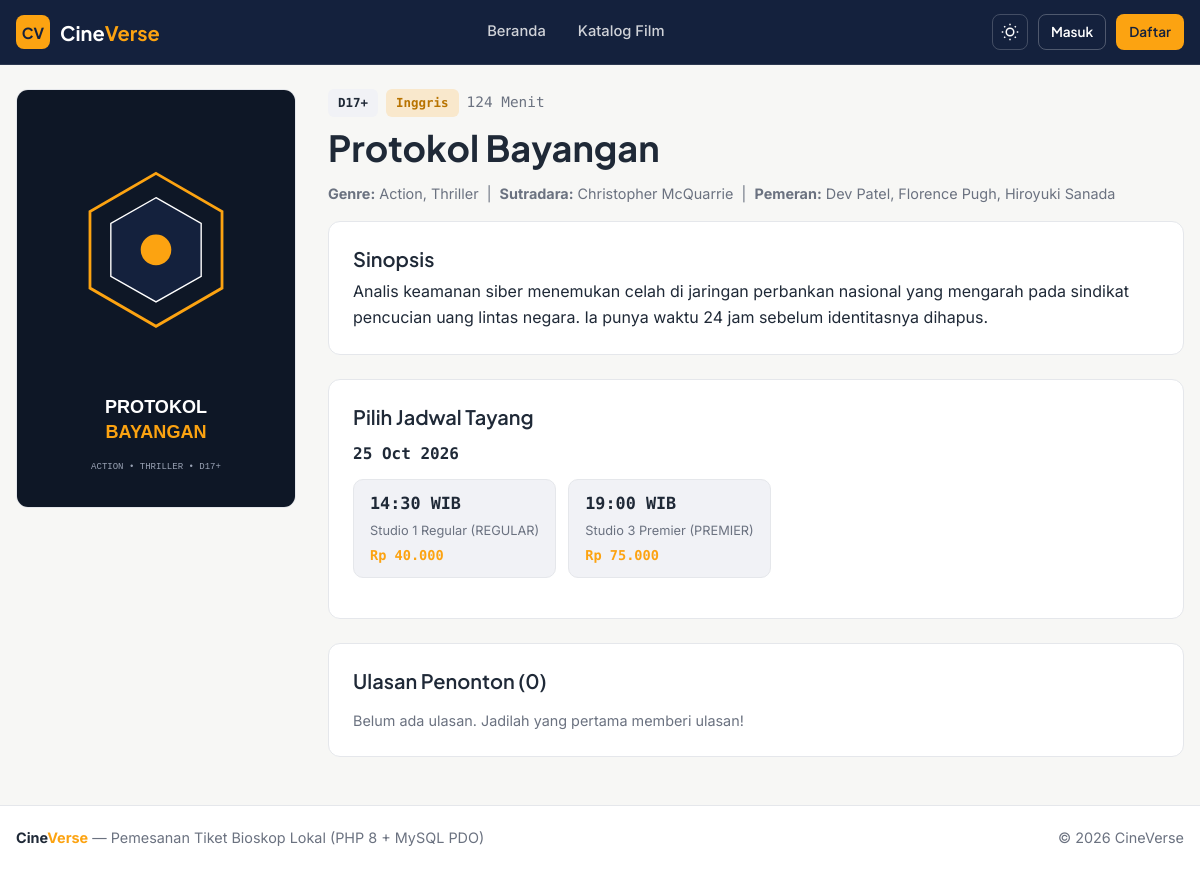
The page /movie.php?id=5 on the database its author committed.
### tables this page shows
CREATE TABLE movies (
    id INT AUTO_INCREMENT PRIMARY KEY,
    title VARCHAR(150) NOT NULL,
    synopsis TEXT NOT NULL,
    duration_min INT NOT NULL DEFAULT 120,
    release_date DATE DEFAULT NULL,
    age_rating ENUM('SU', 'R13+', 'D17+', 'D21+') NOT NULL DEFAULT 'R13+',
    language VARCHAR(50) NOT NULL DEFAULT 'Indonesia',
    director VARCHAR(100) DEFAULT NULL,
    cast_list VARCHAR(255) DEFAULT NULL,
    poster VARCHAR(255) DEFAULT 'poster-1.svg',
    trailer_url VARCHAR(255) DEFAULT NULL,
    status ENUM('now_showing', 'coming_soon', 'archived') NOT NULL DEFAULT 'now_showing',
    created_at DATETIME NOT NULL DEFAULT CURRENT_TIMESTAMP
);

CREATE TABLE showtimes (
    id INT AUTO_INCREMENT PRIMARY KEY,
    movie_id INT NOT NULL,
    studio_id INT NOT NULL,
    start_time DATETIME NOT NULL,
    price INT NOT NULL DEFAULT 40000,
    status ENUM('scheduled', 'cancelled') NOT NULL DEFAULT 'scheduled',
    FOREIGN KEY (movie_id) REFERENCES movies(id) ON DELETE CASCADE,
    FOREIGN KEY (studio_id) REFERENCES studios(id) ON DELETE CASCADE
);

CREATE TABLE studios (
    id INT AUTO_INCREMENT PRIMARY KEY,
    name VARCHAR(80) NOT NULL,
    type ENUM('regular', 'premier') NOT NULL DEFAULT 'regular',
    total_rows INT NOT NULL DEFAULT 6,
    total_cols INT NOT NULL DEFAULT 8,
    base_price INT NOT NULL DEFAULT 40000,
    is_active TINYINT(1) NOT NULL DEFAULT 1
);

### includes/auth.php (called while the page is built, shortened)
<?php
function baseUrl(string $path = ''): string
{
    $scriptDir = str_replace('\\', '/', dirname($_SERVER['SCRIPT_NAME']));
    $root = preg_replace('#/(public|user|operator|admin|api)$#', '', $scriptDir);
    $root = rtrim($root, '/');
    return $root . '/' . ltrim($path, '/');
}

### includes/functions.php (called while the page is built, shortened)
<?php
require_once __DIR__ . '/auth.php';
function e(?string $str): string
{
    return htmlspecialchars((string)$str, ENT_QUOTES, 'UTF-8');
}
function rupiah(int|float $amount): string
{
    return 'Rp ' . number_format((float)$amount, 0, ',', '.');
}
function posterUrl(?string $poster): string
{
    return baseUrl('uploads/' . $poster);
}

### public/movie.php (the view, shortened to what this page needs)
<?php
require_once __DIR__ . '/../includes/db.php';
require_once __DIR__ . '/../includes/functions.php';
$movieId = (int)($_GET['id'] ?? 0);
$stmt = $pdo->prepare("
    SELECT m.*, GROUP_CONCAT(g.name SEPARATOR ', ') AS genres
    FROM movies m
    LEFT JOIN movie_genres mg ON mg.movie_id = m.id
    LEFT JOIN genres g ON g.id = mg.genre_id
    WHERE m.id = ?
    GROUP BY m.id
");
$stmt->execute([$movieId]);
$movie = $stmt->fetch();
$stStmt = $pdo->prepare("
    SELECT s.*, st.name AS studio_name, st.type AS studio_type
    FROM showtimes s
    JOIN studios st ON st.id = s.studio_id
    WHERE s.movie_id = ? AND s.status = 'scheduled'
    ORDER BY s.start_time ASC
");
$stStmt->execute([$movieId]);
$showtimes = $stStmt->fetchAll();
$groupedShowtimes = [];
foreach ($showtimes as $sh) {
    $dateKey = date('Y-m-d', strtotime($sh['start_time']));
    $groupedShowtimes[$dateKey][] = $sh;
}
$revStmt = $pdo->prepare("
    SELECT r.*, u.name AS user_name
    FROM reviews r
    JOIN users u ON u.id = r.user_id
    WHERE r.movie_id = ?
    ORDER BY r.created_at DESC
");
$revStmt->execute([$movieId]);
$reviews = $revStmt->fetchAll();
require_once __DIR__ . '/../includes/layout/header.php';
?>
<div class="detail-grid">
    <div>
        <img src="<?= e(posterUrl($movie['poster'])) ?>" alt="<?= e($movie['title']) ?>" class="detail-poster">
    </div>
    <div>
        <div style="display:flex;gap:8px;align-items:center;margin-bottom:8px;flex-wrap:wrap;">
            <span class="badge badge-info"><?= e($movie['age_rating']) ?></span>
            <span class="badge badge-warning"><?= e($movie['language']) ?></span>
            <span class="mono text-muted"><?= (int)$movie['duration_min'] ?> Menit</span>
        </div>
        <h1 style="margin-bottom:12px;"><?= e($movie['title']) ?></h1>
        <p class="text-muted" style="margin-bottom:16px;">
            <strong>Genre:</strong> <?= e($movie['genres'] ?: '-') ?> &nbsp;|&nbsp;
            <strong>Sutradara:</strong> <?= e($movie['director'] ?: '-') ?> &nbsp;|&nbsp;
            <strong>Pemeran:</strong> <?= e($movie['cast_list'] ?: '-') ?>
        </p>
        <div class="card" style="margin-bottom:24px;">
            <h3 style="margin-bottom:8px;">Sinopsis</h3>
            <p><?= nl2br(e($movie['synopsis'])) ?></p>
        </div>
        <div class="card" style="margin-bottom:24px;">
            <h3 style="margin-bottom:12px;">Pilih Jadwal Tayang</h3>
            <?php if (empty($groupedShowtimes)): ?>
                <p class="text-muted">Belum ada jadwal tayang tersedia untuk film ini.</p>
            <?php else: ?>
                <?php foreach ($groupedShowtimes as $date => $items): ?>
                    <div style="margin-bottom:16px;">
                        <strong class="mono"><?= date('d M Y', strtotime($date)) ?></strong>
                        <div class="showtime-grid">
                            <?php foreach ($items as $sh): ?>
                                <a href="<?= baseUrl('user/seats.php?showtime_id=' . (int)$sh['id']) ?>" class="showtime-slot">
                                    <span class="mono" style="font-size:1.05rem;font-weight:700;">
                                        <?= date('H:i', strtotime($sh['start_time'])) ?> WIB
                                    </span>
                                    <span class="text-muted" style="font-size:0.8rem;">
                                        <?= e($sh['studio_name']) ?> (<?= strtoupper(e($sh['studio_type'])) ?>)
                                    </span>
                                    <span class="mono text-accent" style="font-size:0.85rem;font-weight:600;">
                                        <?= rupiah($sh['price']) ?>
                                    </span>
                                </a>
                            <?php endforeach; ?>
                        </div>
                    </div>
                <?php endforeach; ?>
            <?php endif; ?>
        </div>
        <div class="card">
            <h3 style="margin-bottom:16px;">Ulasan Penonton (<?= count($reviews) ?>)</h3>
            <?php if (empty($reviews)): ?>
                <p class="text-muted">Belum ada ulasan. Jadilah yang pertama memberi ulasan!</p>
            <?php endif; ?>
        </div>
    </div>
</div>
<?php require_once __DIR__ . '/../includes/layout/footer.php'; ?>

### assets/css/style.css (style rules this page uses)
:root, [data-theme="light"] { --bg: #F7F7F5; --surface: #FFFFFF; --surface-alt: #F1F2F6; --text: #1F2937; --text-muted: #6B7280; --primary: #14213D; --accent: #FCA311; --accent-hover: #E59009; --success: #2E9E6B; --danger: #D64545; --border: #E5E7EB; --shadow: 0 4px 16px rgba(20, 33, 61, 0.06); }
*, *::before, *::after { box-sizing: border-box; margin: 0; padding: 0; }
body { font-family: 'Inter', system-ui, -apple-system, sans-serif; font-size: 16px; line-height: 1.6; background-color: var(--bg); color: var(--text); min-height: 100dvh; display: flex; flex-direction: column; }
h1, h2, h3, h4, .brand { font-family: 'Plus Jakarta Sans', sans-serif; line-height: 1.25; text-wrap: balance; color: var(--text); }
h1 { font-size: clamp(1.75rem, 3vw, 2.5rem); font-weight: 700; }
h3 { font-size: 1.25rem; font-weight: 600; }
p { text-wrap: pretty; }
a { color: inherit; text-decoration: none; }
.mono, code, .seat-btn, .booking-code, .tabular { font-family: 'DM Mono', monospace; font-variant-numeric: tabular-nums; }
.text-accent { color: var(--accent); }
.text-muted { color: var(--text-muted); font-size: 0.9rem; }
.card { background: var(--surface); border: 1px solid var(--border); border-radius: 12px; padding: 24px; }
.badge { display: inline-flex; align-items: center; padding: 4px 10px; border-radius: 6px; font-size: 0.78rem; font-weight: 600; font-family: 'DM Mono', monospace; }
.badge-pending, .badge-warning { background: rgba(252, 163, 17, 0.18); color: #B87300; }
.badge-info { background: var(--surface-alt); color: var(--text); }
.detail-grid { display: grid; grid-template-columns: 280px 1fr; gap: 32px; align-items: start; }
.detail-poster { width: 100%; border-radius: 12px; border: 1px solid var(--border); }
.showtime-grid { display: flex; flex-wrap: wrap; gap: 12px; margin-top: 12px; }
.showtime-slot { border: 1px solid var(--border); background: var(--surface-alt); border-radius: 10px; padding: 10px 16px; display: flex; flex-direction: column; gap: 4px; transition: transform 150ms ease-out; }

### rows shown on the page
movies: poster (picture), age_rating "D17+", language "Inggris", duration_min "124", title "Protokol Bayangan", director "Christopher McQuarrie", cast_list "Dev Patel, Florence Pugh, Hiroyuki Sanada", synopsis "Analis keamanan siber menemukan celah di jaringan perbankan nasional yang mengarah pada sindikat pencucian uang lintas negara. Ia punya waktu 24 jam sebelum identitasnya dihapus."
showtimes: start_time "14:30", studio.name "Studio 1 Regular", studio.type "REGULAR", price "Rp 40.000"
showtimes: start_time "19:00", studio.name "Studio 3 Premier", studio.type "PREMIER", price "Rp 75.000"

### other values the page prints
$movie['genres'] ?: '-' "Action, Thriller"
date('d M Y', strtotime($date)) "25 Oct 2026"
count($reviews) "0"
